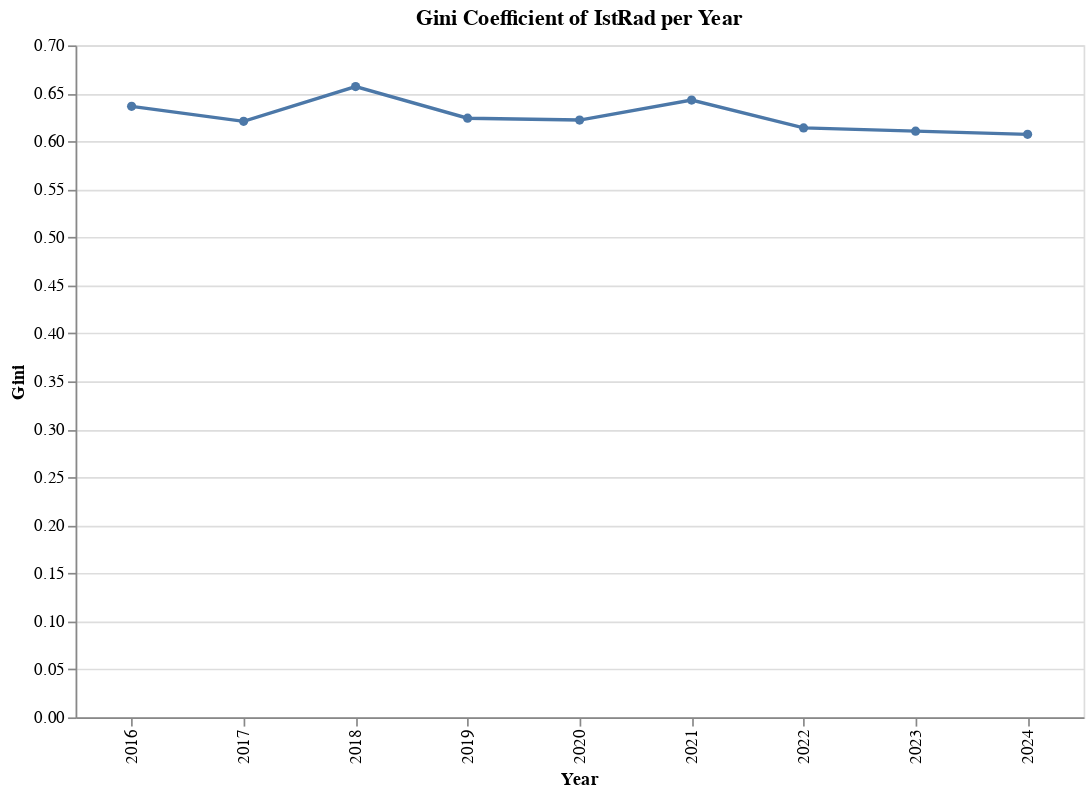

The notebook cell saved with this chart:
### Code cell
title = " ".join(val_label.split("_")).title() if "_" in val_label else val_label

chart = (
    alt.Chart(pd.DataFrame({"Year": YEARS, "Gini": gini_arr}))
    .mark_line(point=True)
    .properties(
        title=f"Gini Coefficient of {title} per Year",
        width=600,
        height=400,
    )
    .encode(x="Year:O", y="Gini:Q")
    .interactive()
)
chart.show()

### Figure 1 — Vega-Lite specification as saved in the notebook (floating-point values rounded to 4 significant figures)
{"config": {"view": {"continuousWidth": 300, "continuousHeight": 300}}, "data": {"name": "data-4d0821a7ef7df4c452443f13011c0628"}, "mark": {"type": "line", "point": true}, "encoding": {"x": {"field": "Year", "type": "ordinal"}, "y": {"field": "Gini", "type": "quantitative"}}, "height": 400, "params": [{"name": "param_70", "select": {"type": "interval", "encodings": ["x", "y"]}, "bind": "scales"}], "title": "Gini Coefficient of IstRad per Year", "width": 600, "$schema": "https://vega.github.io/schema/vega-lite/v5.20.1.json", "datasets": {"data-4d0821a7ef7df4c452443f13011c0628": [{"Year": 2016, "Gini": 0.6365}, {"Year": 2017, "Gini": 0.6208}, {"Year": 2018, "Gini": 0.657}, {"Year": 2019, "Gini": 0.6241}, {"Year": 2020, "Gini": 0.6222}, {"Year": 2021, "Gini": 0.643}, {"Year": 2022, "Gini": 0.614}, {"Year": 2023, "Gini": 0.6106}, {"Year": 2024, "Gini": 0.6073}]}}
